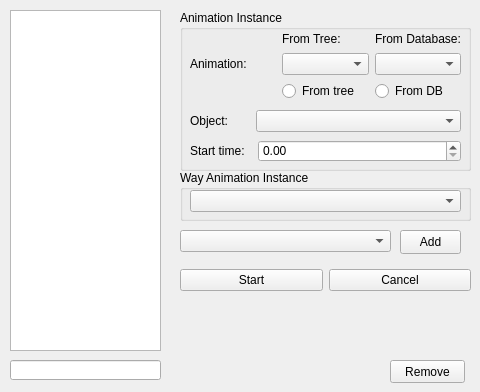
    <widget class="QWidget" name="tab_animationinstances">
     <attribute name="title">
      <string comment="animation">An. Instances</string>
     </attribute>
     <widget class="QListWidget" name="lstAnimationInstances">
      <property name="geometry">
       <rect>
        <x>10</x>
        <y>10</y>
        <width>151</width>
        <height>341</height>
       </rect>
      </property>
     </widget>
     <widget class="QLineEdit" name="txtAnimationInstanceName">
      <property name="geometry">
       <rect>
        <x>10</x>
        <y>360</y>
        <width>151</width>
        <height>20</height>
       </rect>
      </property>
     </widget>
     <widget class="QPushButton" name="btnAnimationsInstanceAdd">
      <property name="geometry">
       <rect>
        <x>400</x>
        <y>230</y>
        <width>61</width>
        <height>24</height>
       </rect>
      </property>
      <property name="text">
       <string>Add</string>
      </property>
     </widget>
     <widget class="QPushButton" name="btnAnimationsInstanceRemove">
      <property name="geometry">
       <rect>
        <x>390</x>
        <y>360</y>
        <width>75</width>
        <height>23</height>
       </rect>
      </property>
      <property name="text">
       <string>Remove</string>
      </property>
     </widget>
     <widget class="QComboBox" name="cmbAddedAnimationInstanceType">
      <property name="geometry">
       <rect>
        <x>180</x>
        <y>230</y>
        <width>211</width>
        <height>22</height>
       </rect>
      </property>
     </widget>
     <widget class="QGroupBox" name="grpAnimationInstance">
      <property name="geometry">
       <rect>
        <x>180</x>
        <y>10</y>
        <width>291</width>
        <height>161</height>
       </rect>
      </property>
      <property name="title">
       <string>Animation Instance</string>
      </property>
      <widget class="QWidget" name="layoutWidget13">
       <property name="geometry">
        <rect>
         <x>10</x>
         <y>20</y>
         <width>271</width>
         <height>71</height>
        </rect>
       </property>
       <layout class="QGridLayout" name="gridLayout_4">
        <item row="0" column="1">
         <widget class="QLabel" name="lblAnimationInstanceAnimtionFromTree">
          <property name="text">
           <string>From Tree:</string>
          </property>
         </widget>
        </item>
        <item row="0" column="2">
         <widget class="QLabel" name="lblAnimationInstanceAnimationFromDatabase">
          <property name="text">
           <string>From Database:</string>
          </property>
         </widget>
        </item>
        <item row="1" column="0">
         <widget class="QLabel" name="lblAnimationInstanceAnimation">
          <property name="text">
           <string>Animation:</string>
          </property>
         </widget>
        </item>
        <item row="1" column="1">
         <widget class="QComboBox" name="cmbAnimationInstanceAnimationFromTree"/>
        </item>
        <item row="1" column="2">
         <widget class="QComboBox" name="cmbAnimationInstanceAnimationFromDatabase"/>
        </item>
        <item row="2" column="1">
         <widget class="QRadioButton" name="rbAnimationInstanceFromTree">
          <property name="text">
           <string>From tree</string>
          </property>
         </widget>
        </item>
        <item row="2" column="2">
         <widget class="QRadioButton" name="rbAnimationInstanceFromDatabase">
          <property name="text">
           <string>From DB</string>
          </property>
         </widget>
        </item>
       </layout>
      </widget>
      <widget class="QWidget" name="layoutWidget14">
       <property name="geometry">
        <rect>
         <x>10</x>
         <y>100</y>
         <width>271</width>
         <height>22</height>
        </rect>
       </property>
       <layout class="QHBoxLayout" name="horizontalLayout_17">
        <item>
         <widget class="QLabel" name="lblAnimationInstanceObject">
          <property name="maximumSize">
           <size>
            <width>60</width>
            <height>16777215</height>
           </size>
          </property>
          <property name="text">
           <string>Object:</string>
          </property>
         </widget>
        </item>
        <item>
         <widget class="QComboBox" name="cmbAnimationInstanceObject"/>
        </item>
       </layout>
      </widget>
      <widget class="QWidget" name="layoutWidget15">
       <property name="geometry">
        <rect>
         <x>10</x>
         <y>130</y>
         <width>271</width>
         <height>22</height>
        </rect>
       </property>
       <layout class="QHBoxLayout" name="horizontalLayout_19">
        <item>
         <widget class="QLabel" name="lblAnimationInstanceStartTime">
          <property name="maximumSize">
           <size>
            <width>62</width>
            <height>16777215</height>
           </size>
          </property>
          <property name="text">
           <string>Start time:</string>
          </property>
         </widget>
        </item>
        <item>
         <widget class="QDoubleSpinBox" name="dsbAnimationInstanceStartTime">
          <property name="maximum">
           <double>5000000.000000000000000</double>
          </property>
         </widget>
        </item>
       </layout>
      </widget>
     </widget>
     <widget class="QGroupBox" name="grpWayAnimationInstance">
      <property name="geometry">
       <rect>
        <x>180</x>
        <y>170</y>
        <width>291</width>
        <height>51</height>
       </rect>
      </property>
      <property name="title">
       <string>Way Animation Instance</string>
      </property>
      <widget class="QComboBox" name="cmbWayAnimationInstanceWay">
       <property name="geometry">
        <rect>
         <x>10</x>
         <y>20</y>
         <width>271</width>
         <height>22</height>
        </rect>
       </property>
      </widget>
     </widget>
     <widget class="QWidget" name="layoutWidget16">
      <property name="geometry">
       <rect>
        <x>180</x>
        <y>260</y>
        <width>291</width>
        <height>41</height>
       </rect>
      </property>
      <layout class="QHBoxLayout" name="horizontalLayout_20">
       <item>
        <widget class="QPushButton" name="btnAnimationsInstanceStart">
         <property name="text">
          <string>Start</string>
         </property>
        </widget>
       </item>
       <item>
        <widget class="QPushButton" name="btnAnimationsInstanceCancel">
         <property name="text">
          <string>Cancel</string>
         </property>
        </widget>
       </item>
      </layout>
     </widget>
    </widget>
